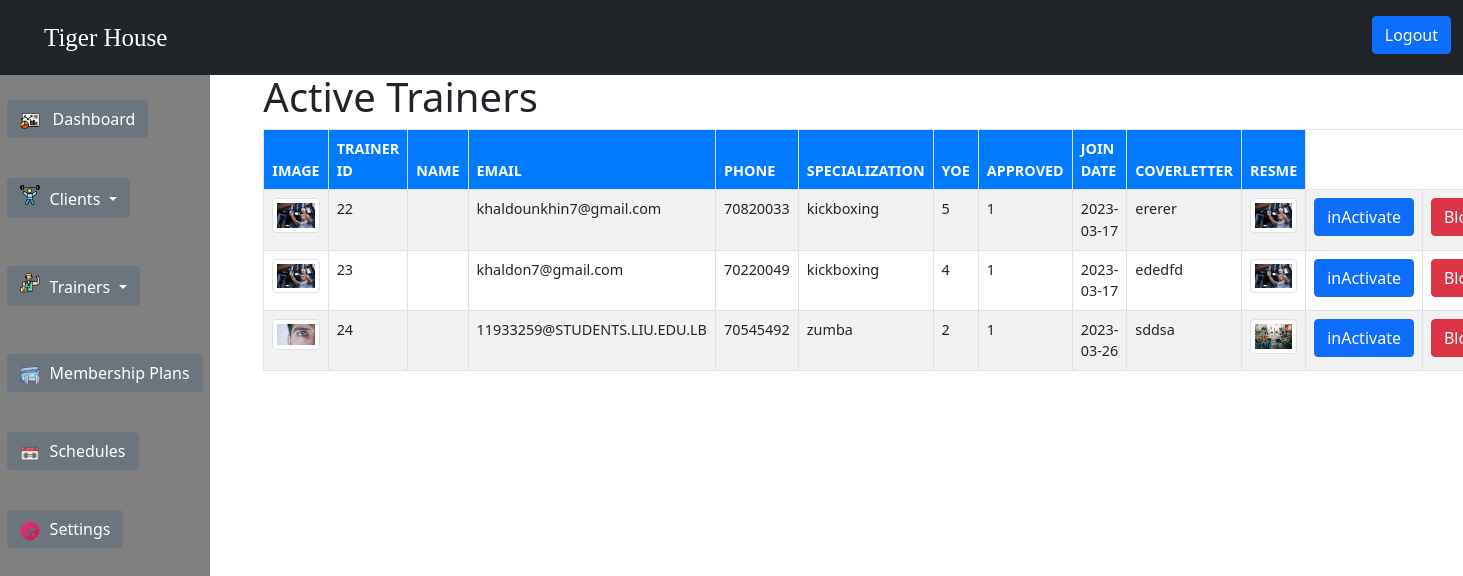
The page /adminTrainerActive.php (signed in) on the database as committed earlier.
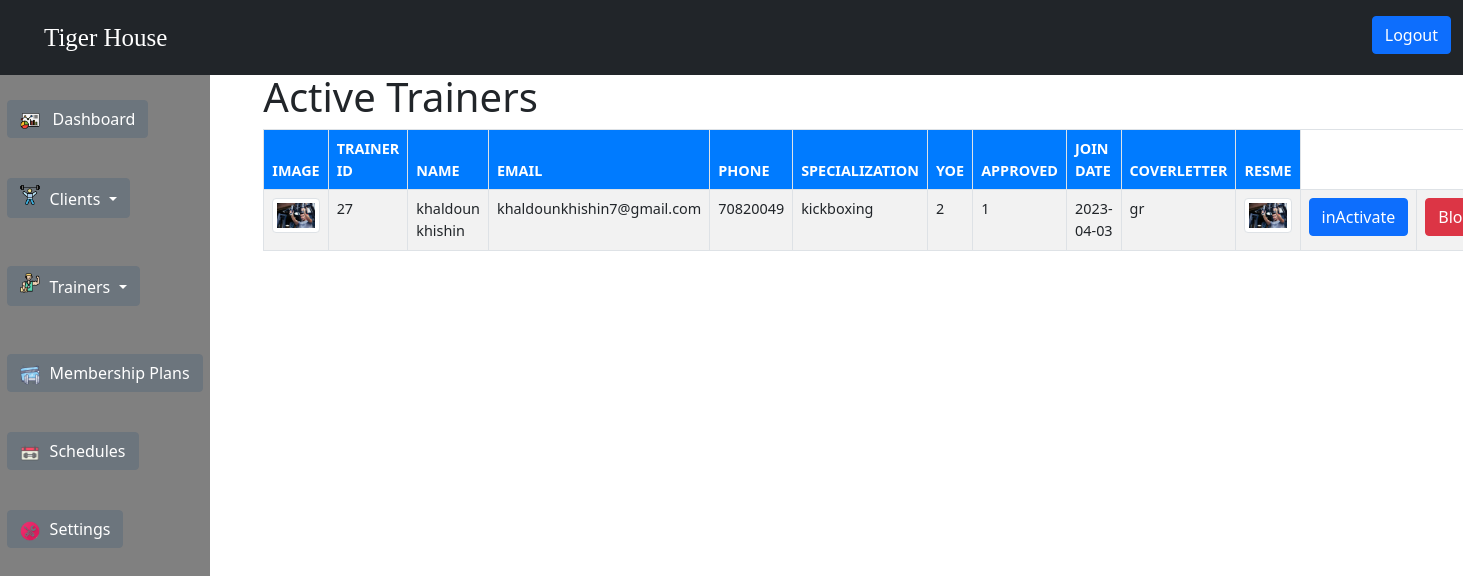
The same page on the database as committed later.
### tables this page shows
CREATE TABLE `trainer` (
  `trainer_id` int(11) NOT NULL,
  `trainer_name` varchar(255) NOT NULL,
  `trainer_email` varchar(255) NOT NULL,
  `password` varchar(255) NOT NULL,
  `specialization` varchar(255) NOT NULL,
  `approved` tinyint(1) NOT NULL DEFAULT 0,
  `yoe` int(11) NOT NULL,
  `cover_letter` longtext NOT NULL,
  `resume` varchar(40) NOT NULL,
  `image` varchar(40) NOT NULL,
  `phone` int(11) NOT NULL,
  `join_date` date NOT NULL,
  `trainer_dob` int(11) NOT NULL
);

### adminTrainerActive.php (the view, shortened to what this page needs)
<!DOCTYPE html>
<html lang="en">
<head>
    <link href="https://cdn.jsdelivr.net/npm/bootstrap@5.0.2/dist/css/bootstrap.min.css" rel="stylesheet"
>
    <link rel="stylesheet" href="admin.css">
</head>
<body>
<nav class="navbar navbar-expand-lg navbar-dark bg-dark custom-navbar fixed-top">
    <div class="container-fluid">
        <a class="navbar-brand" href="index.php">Tiger House</a>
        <div class="collapse navbar-collapse" id="navbarNav">
            <ul class="navbar-nav ms-auto">
                <li class="nav-item">
                    <a class="btn btn-primary logout-btn" href="index.php">Logout</a>
                </li>
            </ul>
        </div>
    </div>
</nav>
    <div class="wrapper">
        <div class="sidebar">
            <ul>
                <li>
                    <a class="btn btn-secondary" href="admin.php">
                        <img src="icon/dashboard.png" alt="Dashboard" width="20" height="20" class="me-2">
                        Dashboard
                    </a>
                </li>
                <div class="dropdown">
                    <button class="btn btn-secondary dropdown-toggle" type="button" data-bs-toggle="dropdown"
                        aria-expanded="false">
                        <i class="icon client"></i> Clients
                    </button>
                </div>
                <div class="dropdown"><br><br>
                    <button class="btn btn-secondary dropdown-toggle" type="button" data-bs-toggle="dropdown"
                        aria-expanded="false">
                        <i class="icon trainers"></i> Trainers
                    </button>
                </div>
                <li><br><br>
                    <a class="btn btn-secondary" href="manageplans.php">
                        <img src="icon/membershipplan.png" alt="Membership Plan" class="btn-icon-membership">
                        Membership Plans
                    </a>
                </li>
                <li>
                    <a class="btn btn-secondary" href="#">
                        <img src="icon/schedule.png" alt="Schedules" class="btn-icon-schedule">
                        Schedules
                    </a>
                </li>
                <li>
                    <a class="btn btn-secondary" href="#">
                        <img src="icon/settings.png" alt="Settings" class="btn-icon-settings">
                        Settings
                    </a>
                </li>
            </ul>
        </div>
        <div class="main-content">
            <h1>Active Trainers </h1>
            <div class="table-responsive">
                    <table class="table table-striped table-bordered">
                <tbody>
                    <?php
     require_once "connection.php";
     $sql = "SELECT * FROM trainer where approved=1";
     $result=$conn->query($sql);
     if ($result && mysqli_num_rows($result) > 0) {
        echo "<thead>
                <tr>
                <th>Image</th>
                <th>Trainer Id</th>
                <th>Name</th>
                <th>Email</th>
                <th>Phone</th>
                <th>Specialization</th>
                <th>yoe</th>
                <th>Approved</th>
                <th>Join Date</th>
                <th>coverletter</th>
                <th>Resme</th>
                </tr>
              </thead>";
     }
     else{
        echo" there is no Active Trainers";
     }?>
                <tbody>
                    <?php
    foreach($result as $row): ?>
                    <tr>
                        <td><img src="<?php echo $row['image']; ?>" alt="" class="img-thumbnail"></td>
                        <td><?php echo $row['trainer_id']; ?></td>
                        <td><?php echo $row['trainer_name']; ?></td>
                        <td><?php echo $row['trainer_email']; ?></td>
                        <td><?php echo $row['phone']; ?></td>
                        <td><?php echo $row['specialization']; ?></td>
                        <td><?php echo $row['yoe']; ?></td>
                        <td><?php echo $row['approved']; ?></td>
                        <td><?php echo $row['join_date']; ?></td>
                        <td><?php echo $row['cover_letter']; ?></td>
                        <td><img src="<?php echo $row['resume']; ?>" alt="" class="img-thumbnail"></td>
                        <td>
                            <form method="post" action="inactiveTrainer.php">
                                <button type="submit" name="submit" class="btn btn-primary">inActivate</button>
                            </form>
                        </td>
                        <td>
                            <form method="post" action="blocktrainer.php">
                                <button type="submit" name="submit" class="btn btn-danger">Block</button>
                            </form>
                        </td>
                    </tr>
                    <?php endforeach; ?>
                </tbody>
            </table>
        </div>
    </div>
</body>
</html>

Rows that differ between the two databases and show on the page:
removed trainer: image (picture), trainer_id "22", trainer_email "khaldounkhin7@gmail.com", phone "70820033", specialization "kickboxing", yoe "5", approved "1", join_date "2023-03-17", cover_letter "ererer", resume (picture)
removed trainer: image (picture), trainer_id "23", trainer_email "khaldon7@gmail.com", phone "70220049", specialization "kickboxing", yoe "4", approved "1", join_date "2023-03-17", cover_letter "ededfd", resume (picture)
removed trainer: image (picture), trainer_id "24", trainer_email "11933259@STUDENTS.LIU.EDU.LB", phone "70545492", specialization "zumba", yoe "2", approved "1", join_date "2023-03-26", cover_letter "sddsa", resume (picture)
added trainer: image (picture), trainer_id "27", trainer_name "khaldoun khishin", trainer_email "khaldounkhishin7@gmail.com", phone "70820049", specialization "kickboxing", yoe "2", approved "1", join_date "2023-04-03", cover_letter "gr", resume (picture)
